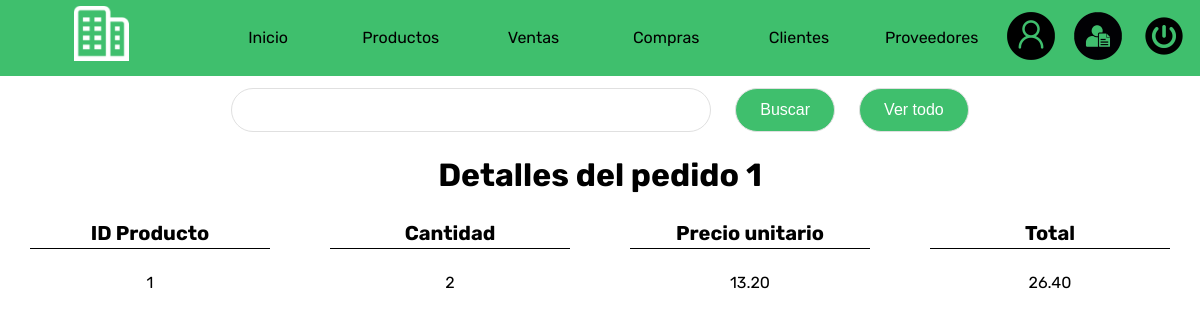
Before: /detalles_venta.php?idPedido=1 (signed in) with the older database file.
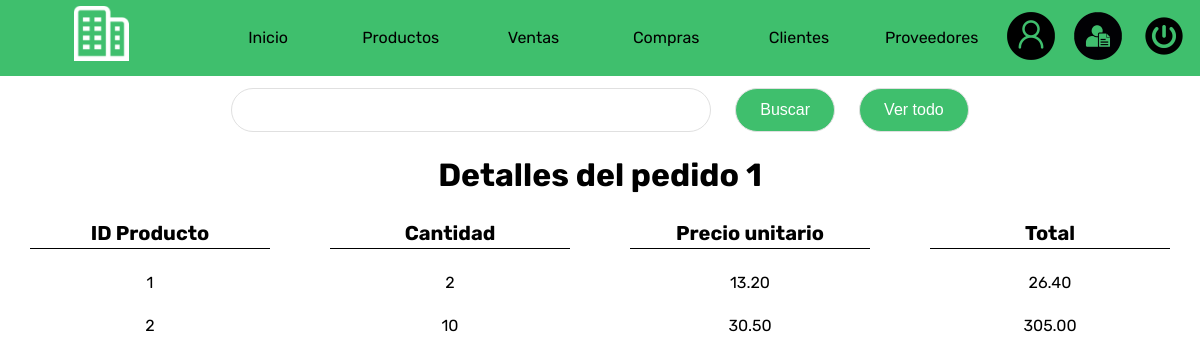
After: the same page with the newer database file.
### tables this page shows
CREATE TABLE `factura_venta` (
  `id_pedido` int(6) NOT NULL,
  `id_producto` varchar(6) NOT NULL,
  `cantidad` int(4) DEFAULT NULL,
  `pvp_unitario` decimal(9,2) DEFAULT NULL,
  `total` decimal(9,2) DEFAULT NULL
);

### Db/Con1Db.php (called while the page is built)
<?php
class Connection
{
    public static function conn1()
    {
        $mysqli = new mysqli('localhost', 'root','', 'erp');
        if($mysqli->connect_errno)
        {
            printf("Error en la conexion: %s\n", $mysqli->coneect_errno);
        }
        else
        {
            $mysqli->set_charset('utf8');
            return $mysqli;
        }
    }
}
?>

### Models/Datos1Model.php (called while the page is built, shortened)
<?php
class Datos
{
    private $mysqli;
    private $data;
    public function __construct()
    {
        $this->mysqli= Connection::conn1();
        $this->data=array();
    }
    public function getData1($sql)
    {
        $result = $this->mysqli->query($sql);
        while($rows=$result->fetch_object())
        {
            $this->data[]=$rows;
        }
        return $this->data;
    }
}
?>

### Controllers/FacturaVentaController1.php (the view)
<?php
$idPedido = $_GET['idPedido'];
if(file_exists("../Db/Con1Db.php"))
{
    require_once "../Db/Con1Db.php";
    require_once "../Models/Datos1Model.php";
}
elseif(file_exists("Db/Con1Db.php"))
{
    require_once "Db/Con1Db.php";
    require_once "Models/Datos1Model.php";
}
$objData = new Datos;
$buscaproducto = "select * from factura_venta where id_pedido=$idPedido";
$data = $objData->getData1($buscaproducto);
if(empty($data))
{
    echo"
    <div class='bloque1'>
    No hay datos
    </div>
    ";
}else{
    echo"
    <div class='bloque0'>
        <div class='bloque1'>
            <h1>Detalles del pedido $idPedido</h1>
            <input type='hidden' id='idPedidoFacturaVenta' value='$idPedido'>
        </div>
    </div>
    <div class='bloque0'>
    <div class='bloque1'><h1 class='border'>ID Producto</h1></div>
    <div class='bloque1'><h1 class='border'>Cantidad</h1></div>
    <div class='bloque1'><h1 class='border'>Precio unitario</h1></div>
    <div class='bloque1'><h1 class='border'>Total</h1></div>
    </div>
    ";
    foreach($data as $row)
    {
        echo"
        <div class='bloque0'>
            <div class='bloque1'>$row->id_producto</div>
            <div class='bloque1'>$row->cantidad</div>
            <div class='bloque1'>$row->pvp_unitario</div>
            <div class='bloque1'>$row->total</div>
        </div>
        ";
    }
}
?>

Changed rows visible on the page:
added factura_venta: id_producto "2", cantidad "10", pvp_unitario "30.50", total "305.00"
